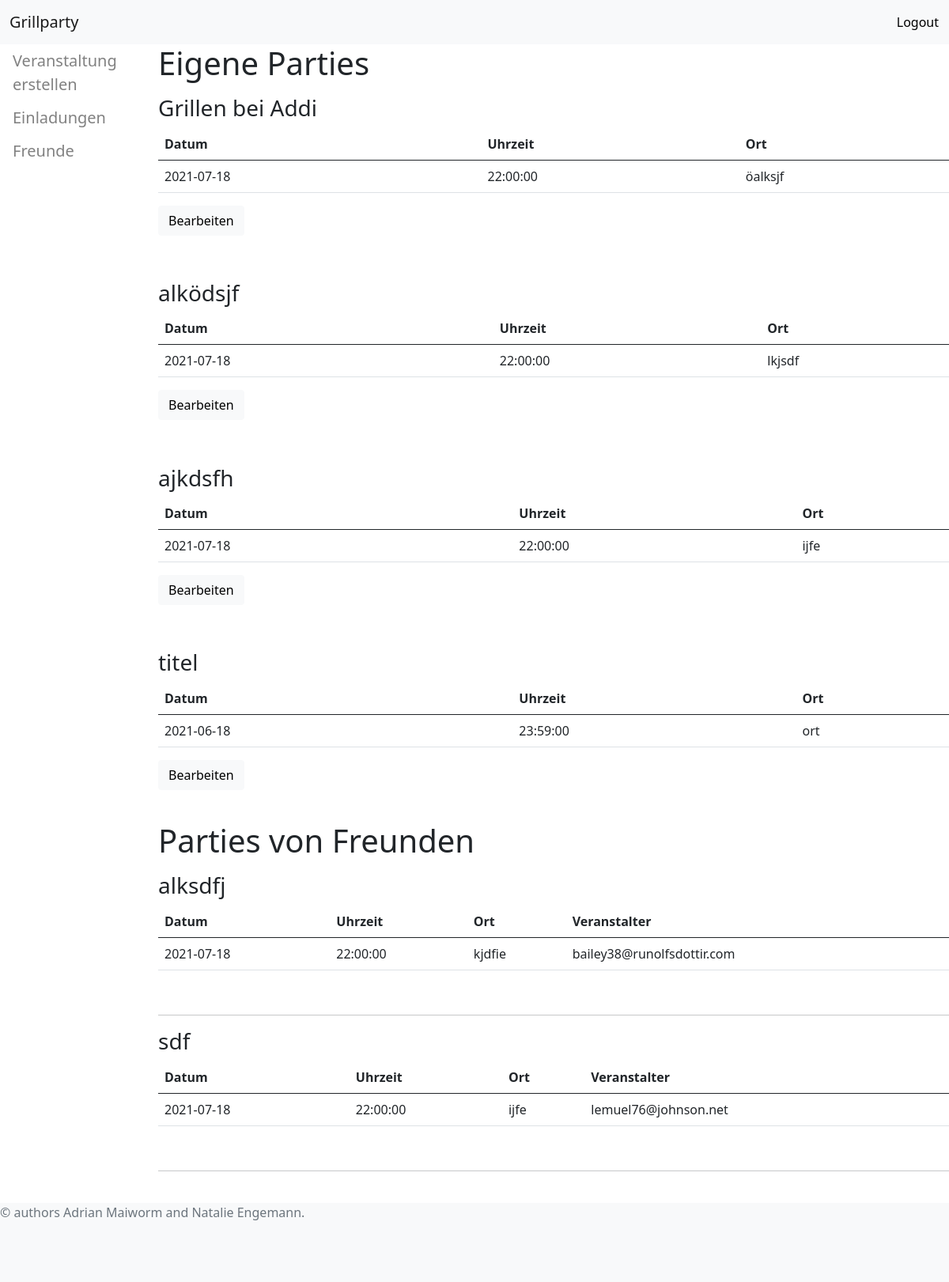
The app's page /dashboard (signed in) with its own data.
### tables this page shows
CREATE TABLE parties (
				id INTEGER NOT NULL PRIMARY KEY AUTOINCREMENT,
				title TEXT NOT NULL,
				date TEXT NOT NULL,
				time TEXT NOT NULL,
				address TEXT NOT NULL,
				owner TEXT NOT NULL,
				FOREIGN KEY (owner) REFERENCES users(mailaddress));

### main.py (the view)
@app.route("/dashboard", methods=['POST', 'GET'])
def dashboard():
    session._get_current_object.__name__
    user = session["user"]
    own_parties = select_parties(conn, cur, user, "own")
    foreign_parties = select_parties(conn, cur, user, "foreign")
    if request.method == "POST":
        Submit = request.form.get("submit")
        print(Submit)
        forward_message = "Moving Forward..."
        return redirect(url_for('bearbeiten', pid=Submit))
    return render_template("dashboard.html", foreign_parties=foreign_parties, own_parties=own_parties)

### db_connection.py (called while the page is built)
def select_parties(conn, cur, user, type):
	script = ""
	if type == "own":
		script = """
		SELECT *
		FROM parties
		WHERE owner = ?
		"""
		parameters = [user]
	elif type == "foreign":
		script = """
		SELECT *
		FROM parties
		WHERE id IN (SELECT party_id FROM participants WHERE participant_mail = ? AND accepted = 1)
		AND owner != ?
		"""
		parameters = [user, user]
	else:
		print("wrong operation")
	cur.execute(script, parameters)
	results = cur.fetchall()
	return results

### templates/dashboard.html (shortened to what this page needs)
{% extends "main.html" %}
{% block navbar %}
{% if session['logged_in'] %}
<nav class="navbar sticky-top navbar-expand-lg navbar-light bg-light">
    <div class="container-fluid">
        <a class="navbar-brand" href="/dashboard">Grillparty</a></div>
        <ul class="nav navbar-nav navbar-right">
        <form action="/logout/" method="post">
            <button class="btn btn-light" type = "submit">Logout</button>
        </form>
            </ul>
        </nav>
<div class="sidenav">
    <a href="/newevent">Veranstaltung erstellen</a>
    <a href="/invitations">Einladungen</a>
    <a href="/friends">Freunde</a>
  </div>
  {% block overview %}
  <div class="main">
      <h1> Eigene Parties</h1>
      {% for party in own_parties %}
      <p>
          <h3>{{ party[1] }}</h3>
          <table class = "table">
            <thead>
            <tr>
                <th scope="col">Datum</th>
                <th scope="col">Uhrzeit</th>
                <th scope="col">Ort</th>
            </tr>
        </thead>
        <tbody>
            <tr>
              <td>{{ party[2] }}</td>
              <td>{{ party[3] }}</td>
              <td>{{ party[4] }}</td>
            </tr>
          </tbody>
        </table>
          <form method="post">
              <button name="submit" class="btn btn-light" type="submit" value="{{ party[0] }}">Bearbeiten</button>
          </form>
        </p>
      <span class="badge badge-primary">{{ party[1] }}</span>
      {% endfor %}
      <h1>Parties von Freunden</h1>
      {% for party in foreign_parties %}
      <p>
          <h3>{{ party[1] }}</h3>
          <table class = "table">
            <thead>
            <tr>
                <th scope="col">Datum</th>
                <th scope="col">Uhrzeit</th>
                <th scope="col">Ort</th>
                <th scope="col">Veranstalter</th>
            </tr>
        </thead>
        <tbody>
            <tr>
              <td>{{ party[2] }}</td>
              <td>{{ party[3] }}</td>
              <td>{{ party[4] }}</td>
              <td>{{ party[5] }}</td>
            </tr>
          </tbody>
        </table>
        </p>
      <span class="badge badge-primary">{{ party[1] }}</span>
      <hr>
      {% endfor %}
  </div>
</body>
{% endblock %}
{% endif %}
{% endblock %}

### templates/main.html (shortened to what this page needs)
<!DOCTYPE html>
<html>
<head>
    <link href="https://cdn.jsdelivr.net/npm/bootstrap@5.0.0-beta2/dist/css/bootstrap.min.css" rel="stylesheet"
>
    <link rel="stylesheet" type="text/css" href="{{ url_for('static', filename='css/stylesheet.css') }}" />
    <link rel="stylesheet" type="text/css" href="{{ url_for('static', filename='css/dashboard.css') }}" />
</head>
{% block navbar %}{% endblock %}
    <br>
    <footer class="bg-light text-center text-lg-start">
            <span class="text-muted">
                &copy; authors Adrian Maiworm and Natalie Engemann.
            </span>
    </footer>
</body>
</html>

### static/css/dashboard.css (style rules this page uses)
.sidenav { height:auto; width: 200px; left: 0; position: fixed; padding-bottom: 0; z-index: 1; }
.sidenav a { text-decoration: none; font-size: 20px; padding: 6px 8px 6px 16px; color: #818181; display: block; }
.main { margin-left: 200px; display: block; align-items: inherit; }
footer { position: absolute; bottom: 0; height: 100px; width: 100%; }

### records on screen
parties: title "Grillen bei Addi", date "2021-07-18", time "22:00:00", address "öalksjf", {{ party[0] }} 0 (drawn)
parties: title "alködsjf", date "2021-07-18", time "22:00:00", address "lkjsdf", {{ party[0] }} 2 (drawn)
parties: title "ajkdsfh", date "2021-07-18", time "22:00:00", address "ijfe", {{ party[0] }} 3 (drawn)
parties: title "titel", date "2021-06-18", time "23:59:00", address "ort", {{ party[0] }} 6 (drawn)
parties: title "alksdfj", date "2021-07-18", time "22:00:00", address "kjdfie", owner "bailey38@runolfsdottir.com"
parties: title "sdf", date "2021-07-18", time "22:00:00", address "ijfe", owner "lemuel76@johnson.net"
